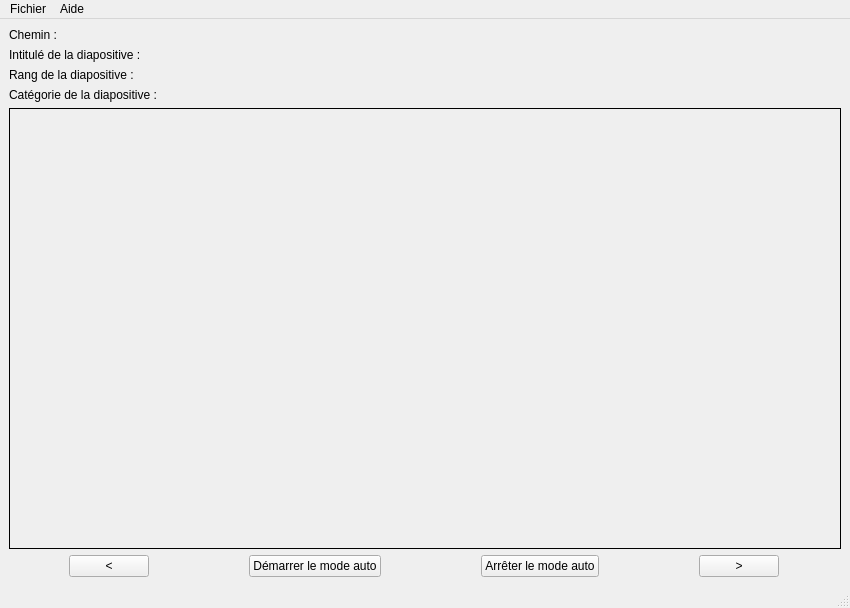
<?xml version="1.0" encoding="UTF-8"?>
<ui version="4.0">
 <class>lecteur</class>
 <widget class="QMainWindow" name="lecteur">
  <property name="geometry">
   <rect>
    <x>0</x>
    <y>0</y>
    <width>850</width>
    <height>608</height>
   </rect>
  </property>
  <property name="sizePolicy">
   <sizepolicy hsizetype="Expanding" vsizetype="Expanding">
    <horstretch>0</horstretch>
    <verstretch>0</verstretch>
   </sizepolicy>
  </property>
  <property name="windowTitle">
   <string>lecteur</string>
  </property>
  <widget class="QWidget" name="centralwidget">
   <property name="sizePolicy">
    <sizepolicy hsizetype="Expanding" vsizetype="Expanding">
     <horstretch>0</horstretch>
     <verstretch>0</verstretch>
    </sizepolicy>
   </property>
   <layout class="QVBoxLayout" name="verticalLayout_3">
    <item>
     <layout class="QVBoxLayout" name="verticalLayout_2">
      <item>
       <layout class="QHBoxLayout" name="horizontalLayout_3">
        <item>
         <widget class="QLabel" name="lchemin">
          <property name="sizePolicy">
           <sizepolicy hsizetype="Maximum" vsizetype="Maximum">
            <horstretch>0</horstretch>
            <verstretch>0</verstretch>
           </sizepolicy>
          </property>
          <property name="text">
           <string>Chemin :</string>
          </property>
         </widget>
        </item>
        <item>
         <widget class="QLabel" name="l_chemin">
          <property name="text">
           <string/>
          </property>
         </widget>
        </item>
       </layout>
      </item>
      <item>
       <layout class="QHBoxLayout" name="horizontalLayout_5">
        <item>
         <widget class="QLabel" name="lintitulediapositive">
          <property name="sizePolicy">
           <sizepolicy hsizetype="Maximum" vsizetype="Maximum">
            <horstretch>0</horstretch>
            <verstretch>0</verstretch>
           </sizepolicy>
          </property>
          <property name="text">
           <string>Intitulé de la diapositive :</string>
          </property>
         </widget>
        </item>
        <item>
         <widget class="QLabel" name="l_intitulediapositive">
          <property name="text">
           <string/>
          </property>
         </widget>
        </item>
       </layout>
      </item>
      <item>
       <layout class="QHBoxLayout" name="horizontalLayout_6">
        <item>
         <widget class="QLabel" name="lrang">
          <property name="sizePolicy">
           <sizepolicy hsizetype="Maximum" vsizetype="Maximum">
            <horstretch>0</horstretch>
            <verstretch>0</verstretch>
           </sizepolicy>
          </property>
          <property name="text">
           <string>Rang de la diapositive :</string>
          </property>
         </widget>
        </item>
        <item>
         <widget class="QLabel" name="l_rang">
          <property name="text">
           <string/>
          </property>
         </widget>
        </item>
       </layout>
      </item>
      <item>
       <layout class="QHBoxLayout" name="horizontalLayout_7">
        <item>
         <widget class="QLabel" name="lcat">
          <property name="sizePolicy">
           <sizepolicy hsizetype="Maximum" vsizetype="Maximum">
            <horstretch>0</horstretch>
            <verstretch>0</verstretch>
           </sizepolicy>
          </property>
          <property name="text">
           <string>Catégorie de la diapositive :</string>
          </property>
         </widget>
        </item>
        <item>
         <widget class="QLabel" name="l_cat">
          <property name="text">
           <string/>
          </property>
         </widget>
        </item>
       </layout>
      </item>
     </layout>
    </item>
    <item>
     <layout class="QHBoxLayout" name="horizontalLayout_2">
      <item>
       <widget class="QLabel" name="l_image">
        <property name="sizePolicy">
         <sizepolicy hsizetype="Expanding" vsizetype="Expanding">
          <horstretch>0</horstretch>
          <verstretch>0</verstretch>
         </sizepolicy>
        </property>
        <property name="frameShape">
         <enum>QFrame::Box</enum>
        </property>
        <property name="frameShadow">
         <enum>QFrame::Plain</enum>
        </property>
        <property name="text">
         <string/>
        </property>
        <property name="scaledContents">
         <bool>false</bool>
        </property>
        <property name="alignment">
         <set>Qt::AlignCenter</set>
        </property>
       </widget>
      </item>
     </layout>
    </item>
    <item>
     <layout class="QHBoxLayout" name="horizontalLayout">
      <property name="spacing">
       <number>0</number>
      </property>
      <property name="sizeConstraint">
       <enum>QLayout::SetFixedSize</enum>
      </property>
      <item>
       <widget class="QPushButton" name="bPrecedent">
        <property name="sizePolicy">
         <sizepolicy hsizetype="Maximum" vsizetype="Maximum">
          <horstretch>0</horstretch>
          <verstretch>0</verstretch>
         </sizepolicy>
        </property>
        <property name="text">
         <string>&lt;</string>
        </property>
       </widget>
      </item>
      <item>
       <spacer name="horizontalSpacer">
        <property name="orientation">
         <enum>Qt::Horizontal</enum>
        </property>
        <property name="sizeType">
         <enum>QSizePolicy::Maximum</enum>
        </property>
        <property name="sizeHint" stdset="0">
         <size>
          <width>40</width>
          <height>20</height>
         </size>
        </property>
       </spacer>
      </item>
      <item>
       <widget class="QPushButton" name="bDemarrerModeAuto">
        <property name="enabled">
         <bool>true</bool>
        </property>
        <property name="sizePolicy">
         <sizepolicy hsizetype="Maximum" vsizetype="Maximum">
          <horstretch>0</horstretch>
          <verstretch>0</verstretch>
         </sizepolicy>
        </property>
        <property name="font">
         <font>
          <strikeout>false</strikeout>
         </font>
        </property>
        <property name="cursor">
         <cursorShape>PointingHandCursor</cursorShape>
        </property>
        <property name="mouseTracking">
         <bool>false</bool>
        </property>
        <property name="text">
         <string>Démarrer le mode auto</string>
        </property>
       </widget>
      </item>
      <item>
       <spacer name="horizontalSpacer_3">
        <property name="orientation">
         <enum>Qt::Horizontal</enum>
        </property>
        <property name="sizeType">
         <enum>QSizePolicy::Maximum</enum>
        </property>
        <property name="sizeHint" stdset="0">
         <size>
          <width>40</width>
          <height>20</height>
         </size>
        </property>
       </spacer>
      </item>
      <item>
       <widget class="QPushButton" name="bArreterModeAuto">
        <property name="sizePolicy">
         <sizepolicy hsizetype="Maximum" vsizetype="Maximum">
          <horstretch>0</horstretch>
          <verstretch>0</verstretch>
         </sizepolicy>
        </property>
        <property name="cursor">
         <cursorShape>PointingHandCursor</cursorShape>
        </property>
        <property name="text">
         <string>Arrêter le mode auto</string>
        </property>
       </widget>
      </item>
      <item>
       <spacer name="horizontalSpacer_2">
        <property name="orientation">
         <enum>Qt::Horizontal</enum>
        </property>
        <property name="sizeType">
         <enum>QSizePolicy::Maximum</enum>
        </property>
        <property name="sizeHint" stdset="0">
         <size>
          <width>40</width>
          <height>20</height>
         </size>
        </property>
       </spacer>
      </item>
      <item>
       <widget class="QPushButton" name="bSuivant">
        <property name="sizePolicy">
         <sizepolicy hsizetype="Maximum" vsizetype="Maximum">
          <horstretch>0</horstretch>
          <verstretch>0</verstretch>
         </sizepolicy>
        </property>
        <property name="text">
         <string>&gt;</string>
        </property>
       </widget>
      </item>
     </layout>
    </item>
   </layout>
  </widget>
  <widget class="QStatusBar" name="statusbar">
   <property name="enabled">
    <bool>true</bool>
   </property>
  </widget>
  <widget class="QMenuBar" name="menubar">
   <property name="geometry">
    <rect>
     <x>0</x>
     <y>0</y>
     <width>850</width>
     <height>22</height>
    </rect>
   </property>
   <property name="statusTip">
    <string/>
   </property>
   <property name="whatsThis">
    <string/>
   </property>
   <property name="accessibleName">
    <string/>
   </property>
   <property name="accessibleDescription">
    <string/>
   </property>
   <widget class="QMenu" name="menuFichier">
    <property name="title">
     <string>Fichier</string>
    </property>
    <widget class="QMenu" name="menuParam_trer">
     <property name="title">
      <string>Paramétrer</string>
     </property>
     <addaction name="actionVitesse"/>
     <addaction name="actionCharger_diaporama"/>
     <addaction name="actionEnlever_diaporama"/>
    </widget>
    <addaction name="menuParam_trer"/>
    <addaction name="actionQuitter"/>
   </widget>
   <widget class="QMenu" name="menuAide">
    <property name="title">
     <string>Aide</string>
    </property>
    <addaction name="actionA_propos"/>
   </widget>
   <addaction name="menuFichier"/>
   <addaction name="menuAide"/>
  </widget>
  <action name="actionQuitter">
   <property name="text">
    <string>Quitter</string>
   </property>
  </action>
  <action name="actionA_propos">
   <property name="text">
    <string>A propos de...</string>
   </property>
  </action>
  <action name="actionVitesse">
   <property name="text">
    <string>Vitesse</string>
   </property>
  </action>
  <action name="actionCharger_diaporama">
   <property name="text">
    <string>Charger diaporama</string>
   </property>
  </action>
  <action name="actionEnlever_diaporama">
   <property name="text">
    <string>Enlever diaporama</string>
   </property>
  </action>
 </widget>
 <resources/>
 <connections/>
</ui>
